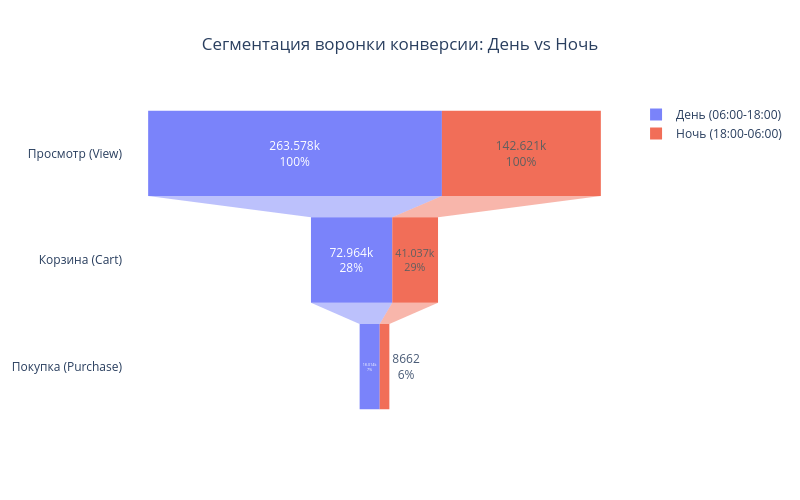

Here is the notebook cell this chart was saved with:
### Code cell
import plotly.graph_objects as go

fig = go.Figure()
stages = ['Просмотр (View)', 'Корзина (Cart)', 'Покупка (Purchase)']

for segment in funnel_segmented.index:
    fig.add_trace(go.Funnel(
        name=segment,
        y=stages,
        x=funnel_segmented.loc[segment, ['view', 'cart', 'purchase']].values,
        textinfo="value+percent initial",
        opacity=0.85
    ))

fig.update_layout(
    title="Сегментация воронки конверсии: День vs Ночь",
    title_x=0.5,
    template="plotly_white",
    width=800,
    height=500
)
fig.show()

### Figure 1 — Plotly figure (JSON) as saved in the notebook; plotly's stock layout.template omitted (floating-point values rounded to 4 significant figures)
{"data": [{"name": "День (06:00-18:00)", "opacity": 0.85, "textinfo": "value+percent initial", "type": "funnel", "x": [263578, 72964, 18014], "y": ["Просмотр (View)", "Корзина (Cart)", "Покупка (Purchase)"]}, {"name": "Ночь (18:00-06:00)", "opacity": 0.85, "textinfo": "value+percent initial", "type": "funnel", "x": [142621, 41037, 8662], "y": ["Просмотр (View)", "Корзина (Cart)", "Покупка (Purchase)"]}], "layout": {"height": 500, "title": {"text": "Сегментация воронки конверсии: День vs Ночь", "x": 0.5}, "width": 800}}
